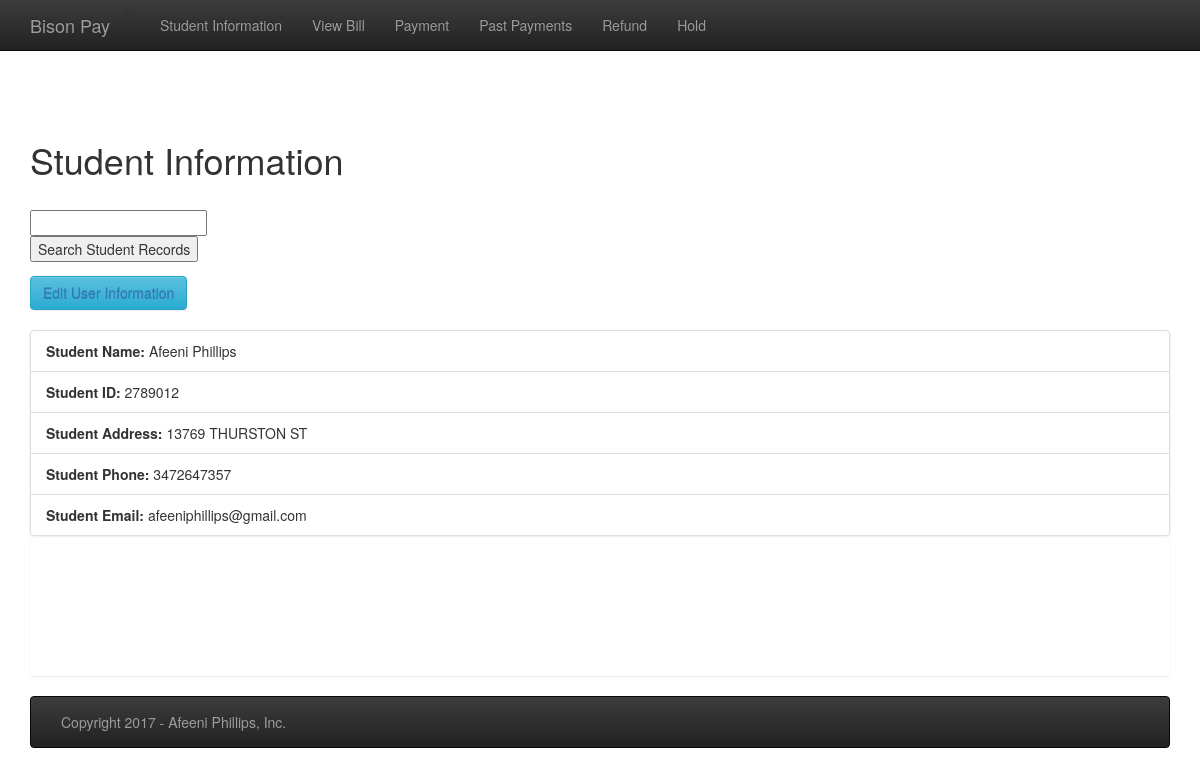
The app's page /userprofile, older data.
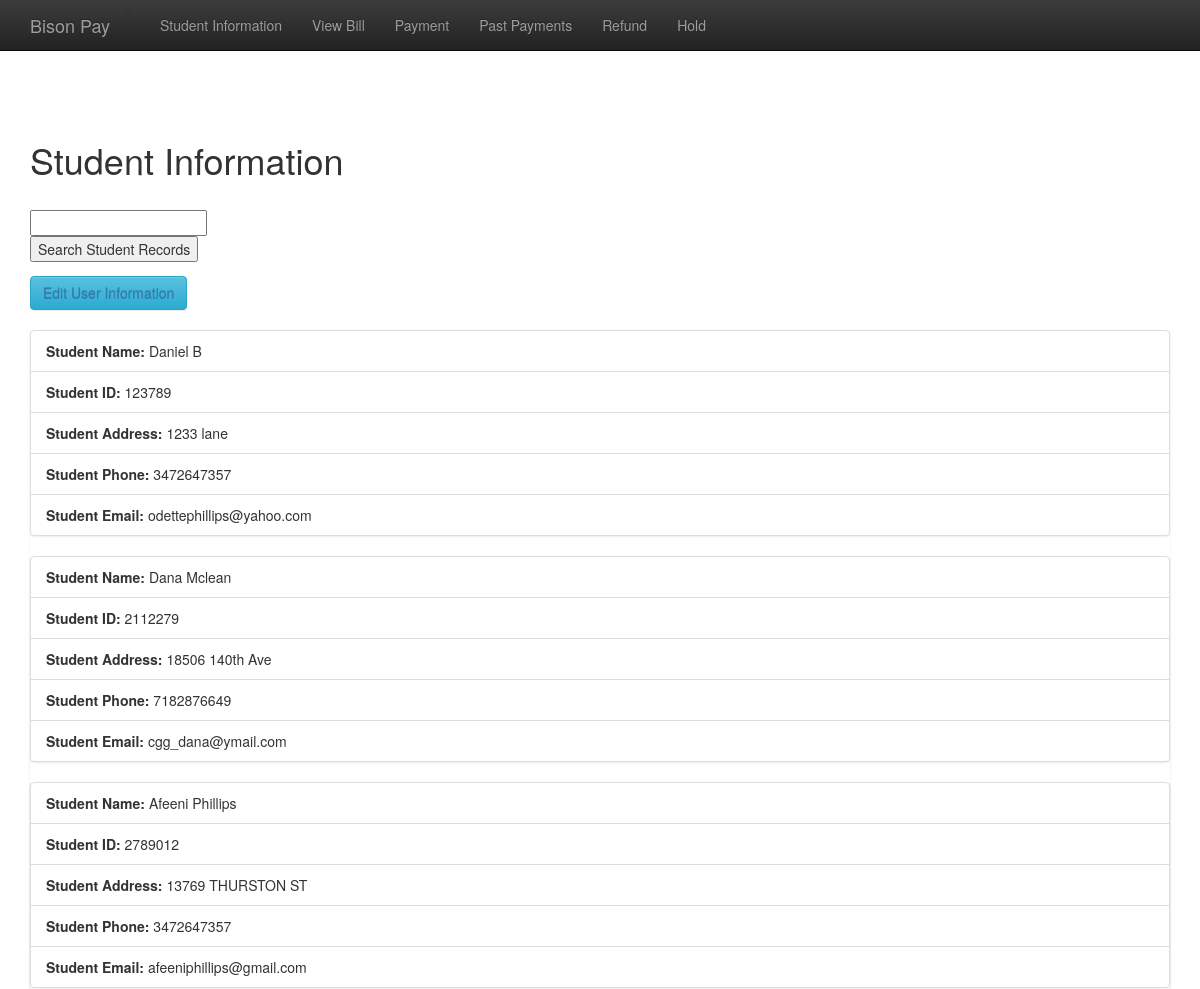
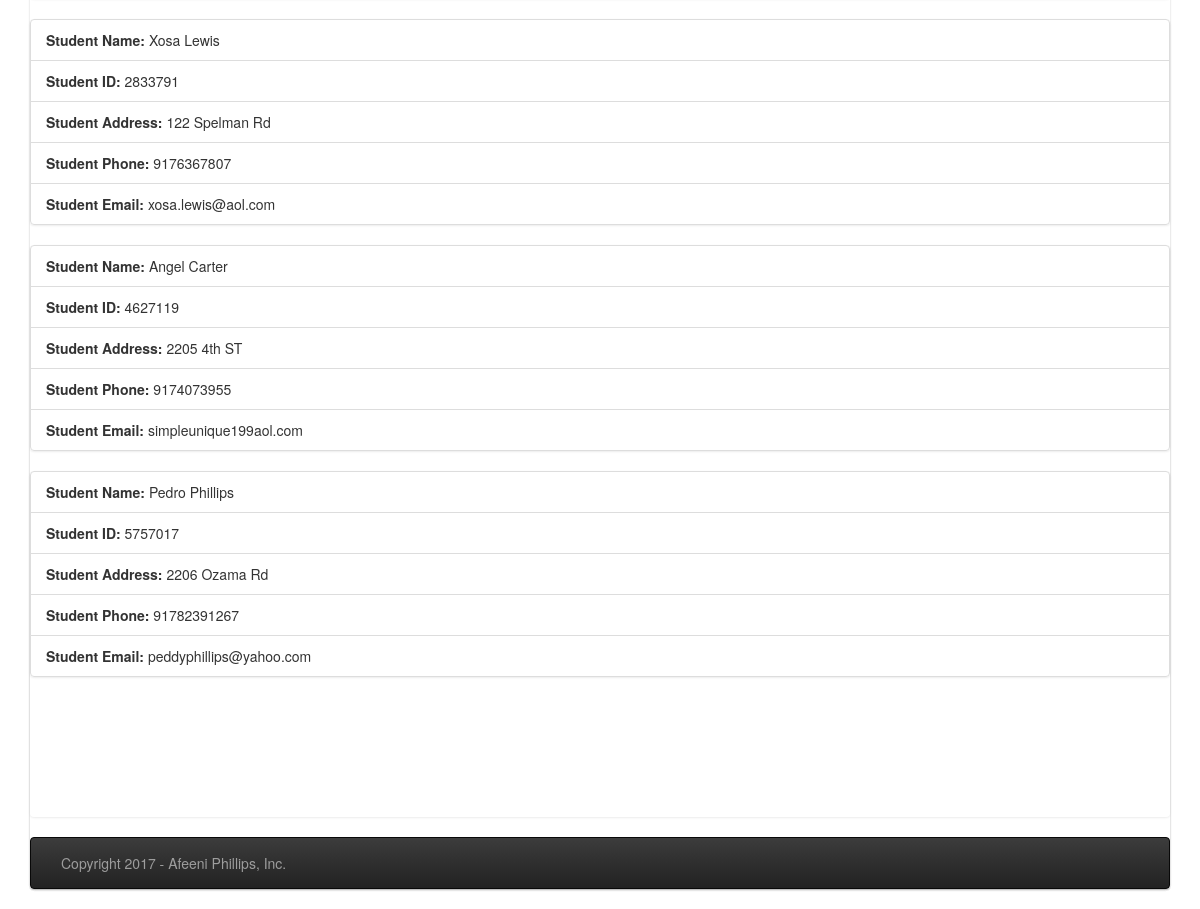
The same page, newer data (2 pictures, top to bottom).
### tables this page shows
CREATE TABLE STUDENT (
 STU_ID INTEGER PRIMARY KEY,
 STU_FNAME VARCHAR(20) NOT NULL,
 STU_LNAME VARCHAR(20) NOT NULL,
 STU_ADDRESS VARCHAR(50) NOT NULL,
 STU_PHONE VARCHAR(13) NOT NULL,
 STU_EMAIL VARCHAR(50) NOT NULL
);

### database-final.py (the view)
@app.route('/userprofile')
def users():
    db = get_db()
    cur = db.execute('SELECT * FROM STUDENT')
    students = cur.fetchall()
    return render_template('userprofile.html', students=students)

### database-final.py (called while the page is built)
def connect_db():
    rv = sqlite3.connect(app.config['DATABASE'])
    rv.row_factory = sqlite3.Row
    return rv

def get_db():
    if not hasattr(g, 'sqlite_db'):
        g.sqlite_db = connect_db()
    return g.sqlite_db

### templates/userprofile.html (shortened to what this page needs)
{% extends "base.html" %}
{% block content %}
    <br />  <br />
     <br />  <br />
    <h1> Student Information </span></h1>
    <br />
    <div class="search">
<form action="/search" method=post>
    <input type=text name=search value="{{ request.form.search}}"></br>
    <div class="actions"><input type=submit value="Search Student Records"></div>
</form>
</div>
    <button type="button" class="btn btn-info"> <a href="/register"> Edit User Information</a></button>
        <br />  <br />
          {% for student in students %}
           <div id="ShowProfile">
              <div class="list-group">
              <ul class="list-group">
                  <li class="list-group-item"><b>Student Name:</b> {{ student.STU_FNAME }} {{ student.STU_LNAME }}</li>
  <li class="list-group-item"><b>Student ID:</b> {{ student.STU_ID }}</li>
  <li class="list-group-item"><b>Student Address:</b> {{ student.STU_ADDRESS }}</li>
  <li class="list-group-item"><b>Student Phone:</b> {{ student.STU_PHONE }}</li>
  <li class="list-group-item"><b>Student Email:</b> {{ student.STU_EMAIL }}</li>
</ul>
              {% else %}
                <tr>
                  <td>No Information Available</td>
                </tr>
              {% endfor %}
    <br /> <br/>
    <br /> <br/>
    <br /> <br/>
{% endblock %}

### templates/base.html (shortened to what this page needs)
<html lang="en">
    <head>
<link rel="stylesheet" href="https://maxcdn.bootstrapcdn.com/bootstrap/3.3.7/css/bootstrap.min.css">
<link rel="stylesheet" href="https://maxcdn.bootstrapcdn.com/bootstrap/3.3.7/css/bootstrap-theme.min.css">
    </head>
    {% include 'nav.html' %}
    <br /> <br />
    <div class="container">
    {% block content %}{% endblock %}
    </div>
    {% include 'footer.html' %}
    </body>
</html>

### templates/nav.html (shortened to what this page needs)
    <nav class="navbar navbar-inverse navbar-fixed-top">
      <div class="container">
        <div class="navbar-header">
            <li class="active"><a class="navbar-brand" href="/home">Bison Pay</a></li>
        </div>
        <div id="navbar" class="collapse navbar-collapse">
          <ul class="nav navbar-nav">
            <li><a href="/userprofile">Student Information</a></li>
            <li><a href="/viewbill">View Bill</a></li>
            <li><a href="/paybill">Payment</a></li>
              <li><a href="/pastpayments">Past Payments</a></li>
              <li><a href="/refund">Refund</a></li>
              <li><a href="/hold">Hold</a></li>
          </ul>
        </div>
      </div>
    </nav>

### templates/footer.html
<div class="navbar navbar-inverse"><div class="container">
<p class="navbar-text"> Copyright 2017 - Afeeni Phillips, Inc. </p>
</div></div>

Row changes from the older to the newer data that the page shows:
added STUDENT: STU_FNAME "Daniel", STU_LNAME "B", STU_ID "123789", STU_ADDRESS "1233 lane", STU_PHONE "3472647357", STU_EMAIL "odettephillips@yahoo.com"
added STUDENT: STU_FNAME "Dana", STU_LNAME "Mclean", STU_ID "2112279", STU_ADDRESS "18506 140th Ave", STU_PHONE "7182876649", STU_EMAIL "cgg_dana@ymail.com"
added STUDENT: STU_FNAME "Xosa", STU_LNAME "Lewis", STU_ID "2833791", STU_ADDRESS "122 Spelman Rd", STU_PHONE "9176367807", STU_EMAIL "xosa.lewis@aol.com"
added STUDENT: STU_FNAME "Angel", STU_LNAME "Carter", STU_ID "4627119", STU_ADDRESS "2205 4th ST", STU_PHONE "9174073955", STU_EMAIL "simpleunique199aol.com"
added STUDENT: STU_FNAME "Pedro", STU_LNAME "Phillips", STU_ID "5757017", STU_ADDRESS "2206 Ozama Rd", STU_PHONE "91782391267", STU_EMAIL "peddyphillips@yahoo.com"
